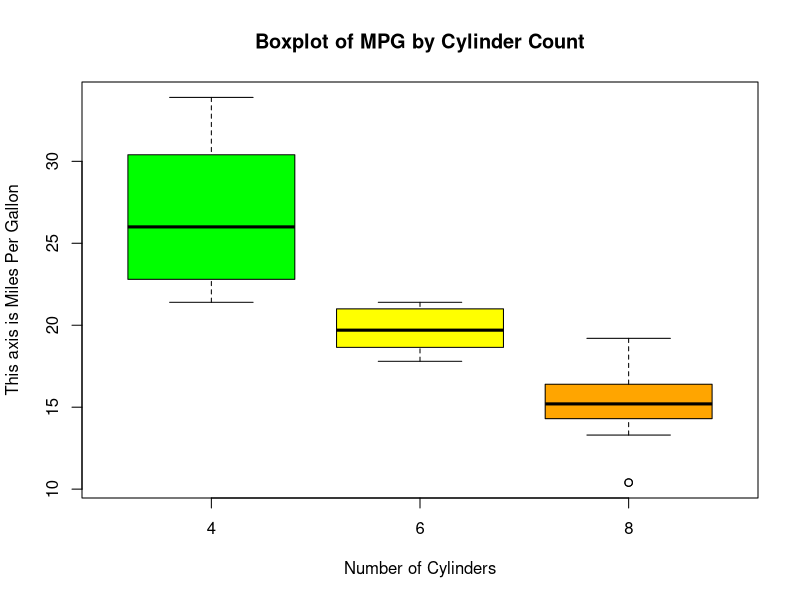

Generate this figure with R:
# data analysis script

# load dataset from the base R
data("mtcars")

# view the structure of the dataset
head(mtcars)

# summary statistics of the dataset
summary(mtcars) #Provides the summary statistics of mtcars

#anova to see if there is a significant difference in mpg based on the number of cylinders
anova_result <- lm(mpg ~ as.factor(cyl), data = mtcars)
summary(anova_result)

#plot the boxplot for mpg and cyl
boxplot(mtcars$mpg ~ mtcars$cyl,
        main = "Boxplot of MPG by Cylinder Count",
        xlab = "Number of Cylinders",
        ylab = "This axis is Miles Per Gallon",
        col = c("green", "yellow", "orange"))

#testing
